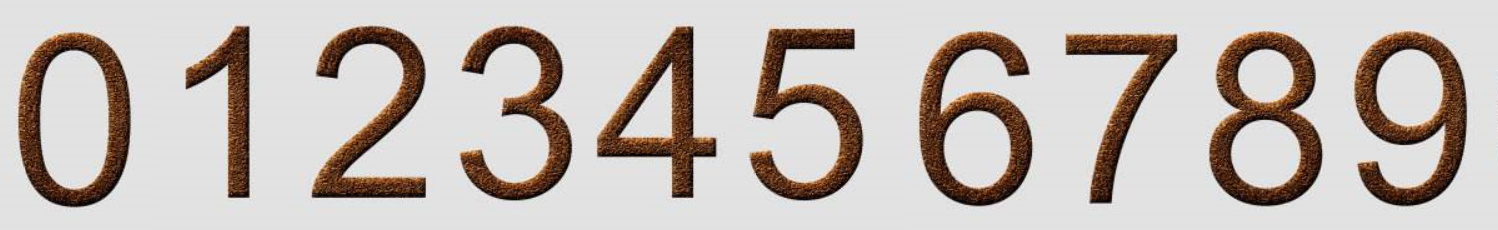
#> input picture soduko_project/mode.png, 1498 x 230 px
$ python main.py
#> lines starting #> are read from the running program, lines starting #| are printed output that depends on the picture; after the words box and inside, x2 and y2 are one past the last pixel; in counts of white or black regions, pixels touching at a corner belong together
from imutils import contours
import numpy as np
import imutils
import cv2
import myutils

def cv_show(name,img):
    cv2.imshow(name,img)
    cv2.waitKey(0)
    cv2.destroyAllWindows()

def findNextCellToFill(grid, i, j):
    for x in range(i,9):
        for y in range(j,9):
            if grid[x][y] == 0:
                return x,y
    for x in range(0,9):
        for y in range(0,9):
            if grid[x][y] == 0:
                return x,y
    return -1,-1

def isValid(grid, i, j, e):
    rowOk = all([e != grid[i][x] for x in range(9)])
    if rowOk:
        columnOk = all([e != grid[x][j] for x in range(9)])
        if columnOk:
            # finding the top left x,y co-ordinates of the section containing the i,j cell
            secTopX, secTopY = 3 *int(i/3), 3 *int(j/3)
            for x in range(secTopX, secTopX+3):
                for y in range(secTopY, secTopY+3):
                    if grid[x][y] == e:
                        return False
                return True
    return False

def solveSudoku(grid, i=0, j=0):
    i,j = findNextCellToFill(grid, i, j)
    if i == -1:
        return True
    for e in range(1,10):
        if isValid(grid,i,j,e):
            grid[i][j] = e
            if solveSudoku(grid, i, j):
                return True
            # Undo the current cell for backtracking
            grid[i][j] = 0
    return False

img=cv2.imread('mode.png')
#> img is the input picture: shape (230, 1498, 3); mean B, G, R 181.3, 186.2, 194.6
cv_show('img',img)
#灰度图
ref=cv2.cvtColor(img,cv2.COLOR_BGR2GRAY)
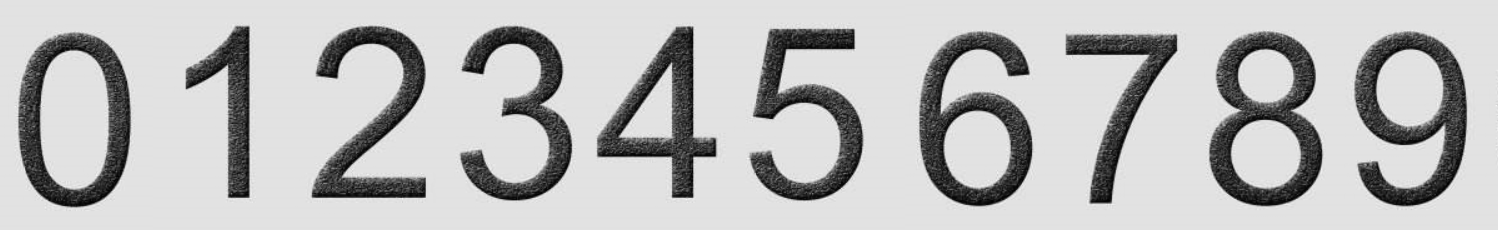
#> ref: shape (230, 1498); min 0, max 246, mean 188.2
cv_show('ref',ref)
#二值化
two=cv2.threshold(ref,200,255,cv2.THRESH_BINARY_INV)[1]
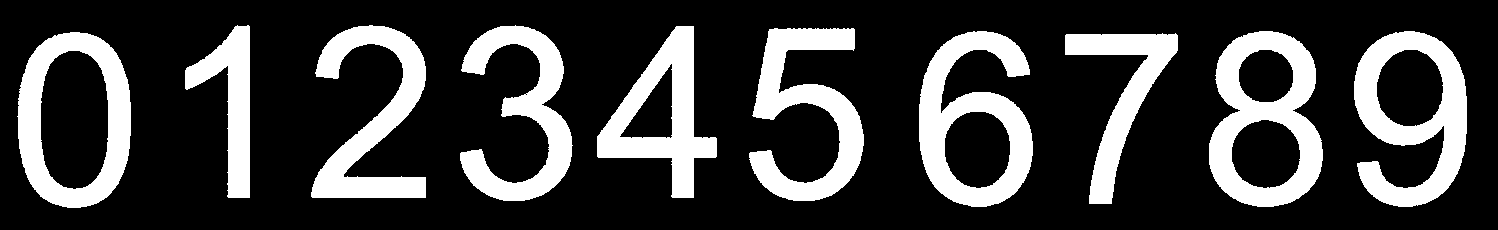
#> two: shape (230, 1498); 23.6% white; 10 white regions, largest, box (x1, y1, x2, y2) and area: (1209, 31, 1323, 207) 9857, (919, 31, 1033, 207) 9659, (1354, 31, 1467, 207) 9516
cv_show('two',two)
#去噪
kernel=np.ones((3,3),np.uint8)
res=cv2.morphologyEx(two,cv2.MORPH_OPEN,kernel)
#> res: shape (230, 1498); 23.6% white; 10 white regions, largest, box (x1, y1, x2, y2) and area: (1209, 31, 1323, 207) 9849, (919, 31, 1033, 207) 9655, (1354, 31, 1467, 207) 9511
cv_show('res',res)
compare=np.hstack((two,res))
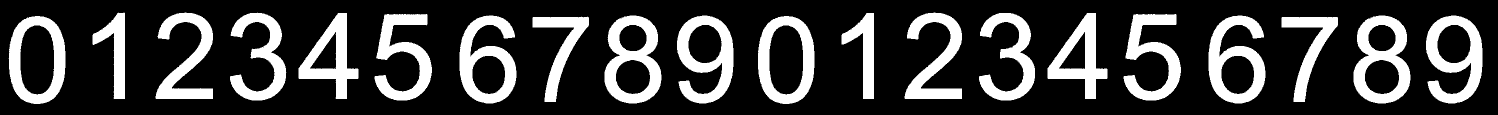
#> compare: shape (230, 2996) (shown at 1/2 size); 23.6% white; 20 white regions
#cv_show('compare',compare)
#blur=cv2.GaussianBlur(two,(5,5),1)
#cv_show('blur',blur) 去噪效果好但会模糊失真？

#计算轮廓
contours,hierarchy=cv2.findContours(res.copy(),cv2.RETR_EXTERNAL,cv2.CHAIN_APPROX_SIMPLE)
#> contours = 10 contours; largest, box (x1, y1, x2, y2) and area: (18, 32, 131, 208) 16344, (1209, 31, 1323, 207) 15520, (919, 31, 1033, 207) 13316, (1354, 31, 1467, 207) 13194, (597, 26, 717, 198) 9500
cv2.drawContours(img,contours,-1,(0,0,255),3)
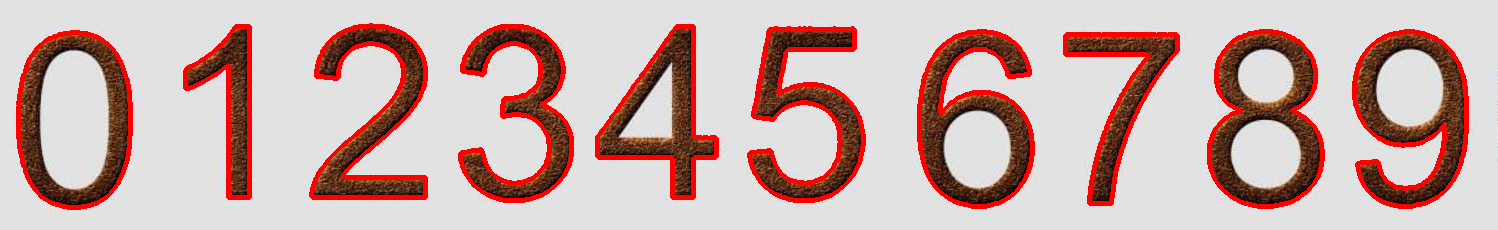
#> img: shape (230, 1498, 3); 8.56% of pixels changed, all inside (x1, y1, x2, y2) = (16, 23, 1469, 210)

cv_show('img',img);
#> (the run stopped early here; a loop or call above may not have finished)
